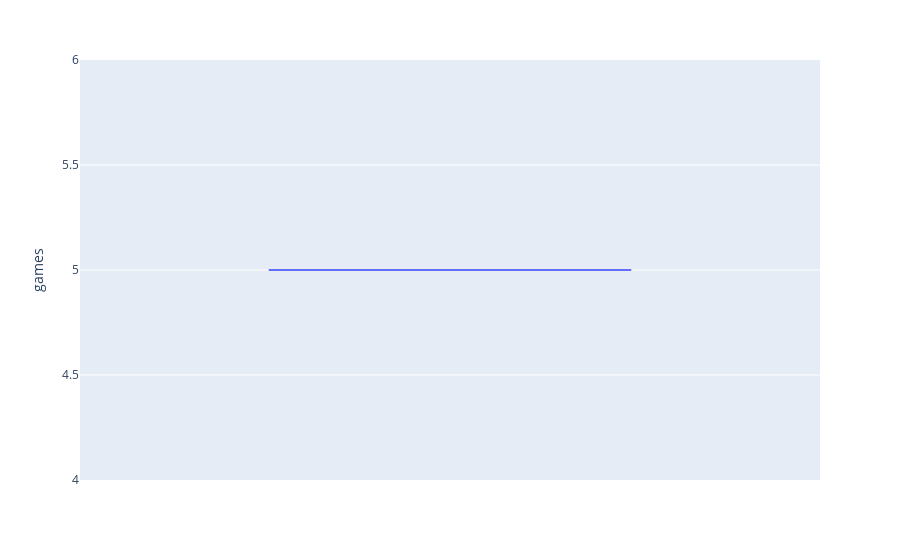

The notebook cell this image was saved under:
### Code cell
fig = px.box(df_player, y="games")
fig.show()

### Figure 1 — Plotly figure (JSON) as saved in the notebook; plotly's stock layout.template omitted (floating-point values rounded to 4 significant figures)
{"data": [{"alignmentgroup": "True", "hovertemplate": "games=%{y}<extra></extra>", "legendgroup": "", "marker": {"color": "#636efa"}, "name": "", "notched": false, "offsetgroup": "", "orientation": "v", "showlegend": false, "type": "box", "x0": " ", "xaxis": "x", "y": [5], "y0": " ", "yaxis": "y"}], "layout": {"boxmode": "group", "legend": {"tracegroupgap": 0}, "margin": {"t": 60}, "xaxis": {"anchor": "y", "domain": [0, 1]}, "yaxis": {"anchor": "x", "domain": [0, 1], "title": {"text": "games"}}}}
